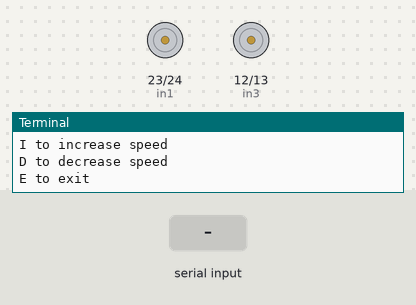
Bench run of a program on a simulated Raspberry Pi (BCM pin numbers). Shown: motor-driver pin pairs drawn as motors (green arrow = first pin HIGH = forward, orange = second pin HIGH = backward, longer = more drive, scaled by the enable pin), the last lines printed to the terminal. The test bench sets the inputs (shaded band). At 5.8 s the program stops and its outputs stay as they are.

Above: at 1.2 s.
1.3 s: "f" typed at the terminal, then Enter
At 2.5 s:
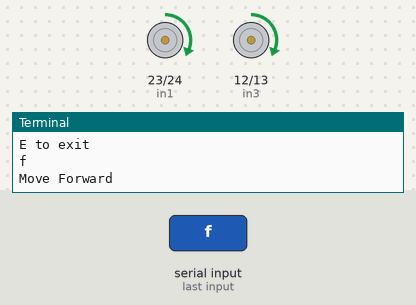
2.8 s: "l" typed at the terminal, then Enter
At 3.8 s:
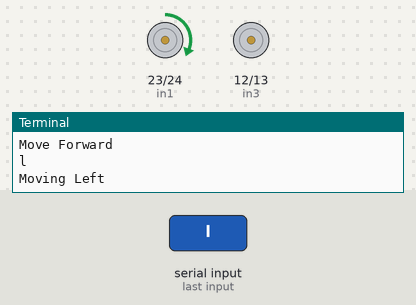
4.3 s: "r" typed at the terminal, then Enter
At 4.9 s:
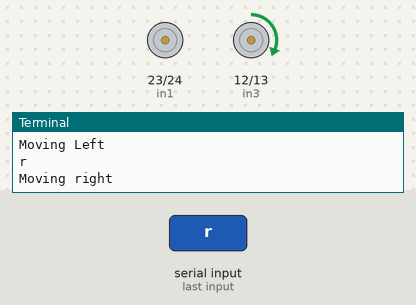
5.8 s: "e" typed at the terminal, then Enter
At 7.0 s:
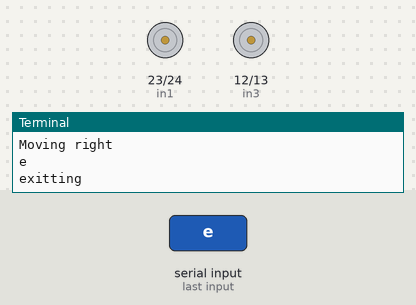
Timing chart, 0 to 7.3 s (numbered marks = the images above; inputs shaded):
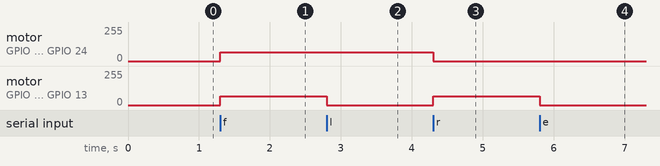

The program:

move_robot_test.py
```python
#Test program wiith basic command line interaction
import RPi.GPIO as GPIO
from time import sleep
#need to change these based on Rasp PI connections
in1 = 23
in2 = 24
ena = 25

in3 = 12
in4 = 13
enb = 15


#Motor 1 assuming right motor
GPIO.setmode(GPIO.BCM)
GPIO.setup(in1,GPIO.OUT)
GPIO.setup(in2,GPIO.OUT)
GPIO.setup(ena,GPIO.OUT)
GPIO.setup(in3,GPIO.OUT)
GPIO.setup(in4,GPIO.OUT)
GPIO.setup(enb,GPIO.OUT)
#Starting at low, motor is stopped
GPIO.output(in1,GPIO.LOW)
GPIO.output(in2,GPIO.LOW)

#Motor 2, assuming left

#Starting at low, motor is stopped
GPIO.output(in3,GPIO.LOW)
GPIO.output(in4,GPIO.LOW)

frequency = 1000;
p=GPIO.PWM(ena,frequency)
p2= GPIO.PWM(enb,frequency)
#default duty cycle 25
duty_cycle = 25
#Steps size for increasing duty cycle
step_size = 5
p.start(duty_cycle)
p2.start(duty_cycle)
print("Default speed is dc 25.")
print("Options: ")
print("\n")
print("F to move forward\nB to move backwards\nL to move left\nR to move right\nS to stop\nI to increase speed\nD to decrease speed\nE to exit")
while(1):

    x=input()

    if x=='f':
        print("Move Forward")
        GPIO.output(in1,GPIO.HIGH)
        GPIO.output(in3,GPIO.HIGH)
        GPIO.output(in2,GPIO.LOW)
        GPIO.output(in4,GPIO.LOW)

    elif x=='b':
        print("Move Backward")
        GPIO.output(in1,GPIO.LOW)
        GPIO.output(in3,GPIO.LOW)
        GPIO.output(in2,GPIO.High)
        GPIO.output(in4,GPIO.High)

    elif x=='l':
    	#Move right motor forward and stop left motor
        print("Moving Left")
        GPIO.output(in1,GPIO.HIGH)
        GPIO.output(in3,GPIO.LOW)
        GPIO.output(in2,GPIO.LOW)
        GPIO.output(in4,GPIO.LOW)

    elif x=='r':
    	#Moving left motor forward but stop the right
        print("Moving right")
        GPIO.output(in1,GPIO.LOW)
        GPIO.output(in3,GPIO.HIGH)
        GPIO.output(in2,GPIO.LOW)
        GPIO.output(in4,GPIO.LOW)

    elif x=='s':
        print("Stopping the robot")
        GPIO.output(in1,GPIO.LOW)
        GPIO.output(in3,GPIO.LOW)
        GPIO.output(in2,GPIO.LOW)
        GPIO.output(in4,GPIO.LOW)


    elif x=='i':
        print("Increasing speed")
        duty_cylcle = duty_cycle + step_size
        p.ChangeDutyCycle(duty_cycle)
	p2.ChangeDutyCycle(duty_cycle)

    elif x=='d':
        print("Decreasing speed")
        duty_cylcle = duty_cycle - step_size
        p.ChangeDutyCycle(duty_cycle)
    	p2.ChangeDutyCycle(duty_cycle)
    elif x=='e':
        print("exitting")
        GPIO.cleanup()
        break
```

Measured:
- after the input at 1.3 s, motor on GPIO 23 (in1) / GPIO 24 (in2), motor on GPIO 12 (in3) / GPIO 13 (in4): stopped → forward 64/255 at once
- after the input at 2.8 s, motor on GPIO 12 (in3) / GPIO 13 (in4): forward 64/255 → stopped at once
- after the input at 4.3 s, motor on GPIO 23 (in1) / GPIO 24 (in2): forward 64/255 → stopped at once; motor on GPIO 12 (in3) / GPIO 13 (in4): stopped → forward 64/255 at once
- after the input at 5.8 s, motor on GPIO 12 (in3) / GPIO 13 (in4): forward 64/255 → stopped at once
